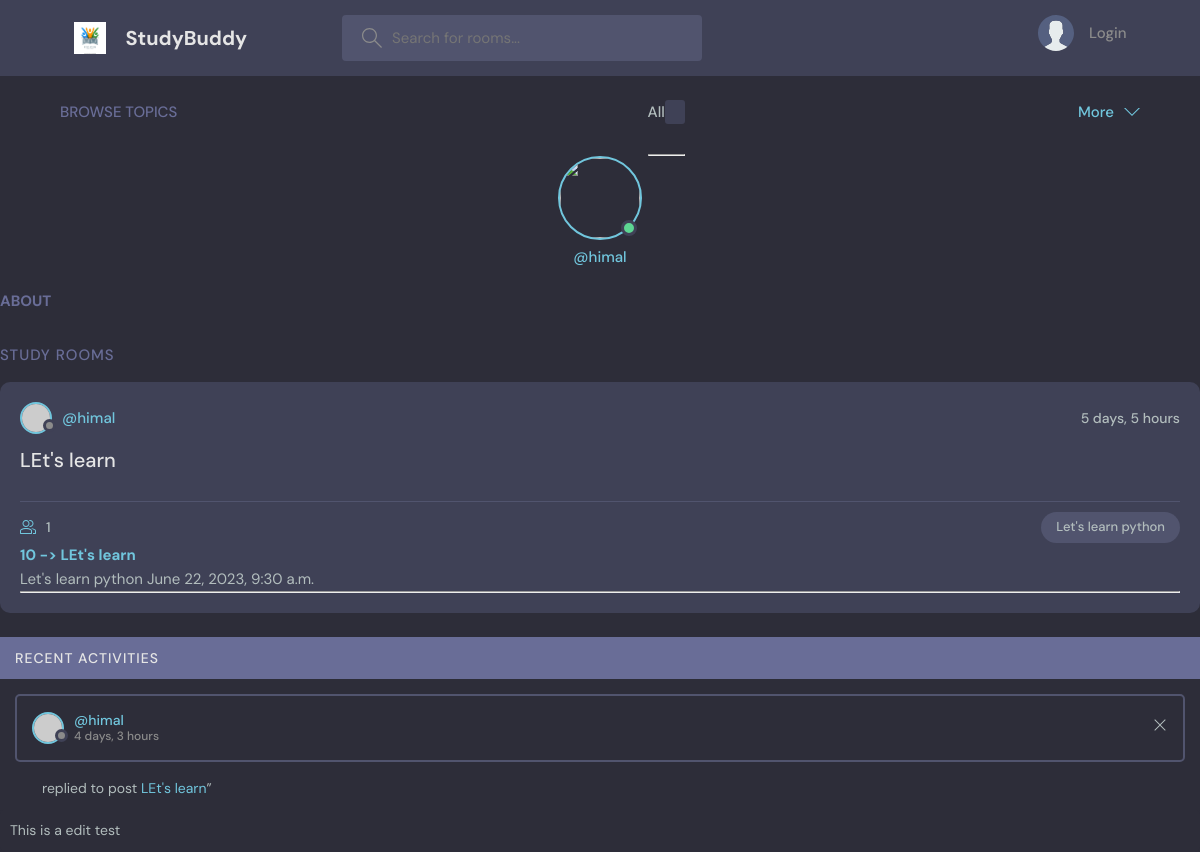
The app's page /userprofile/1, older data.
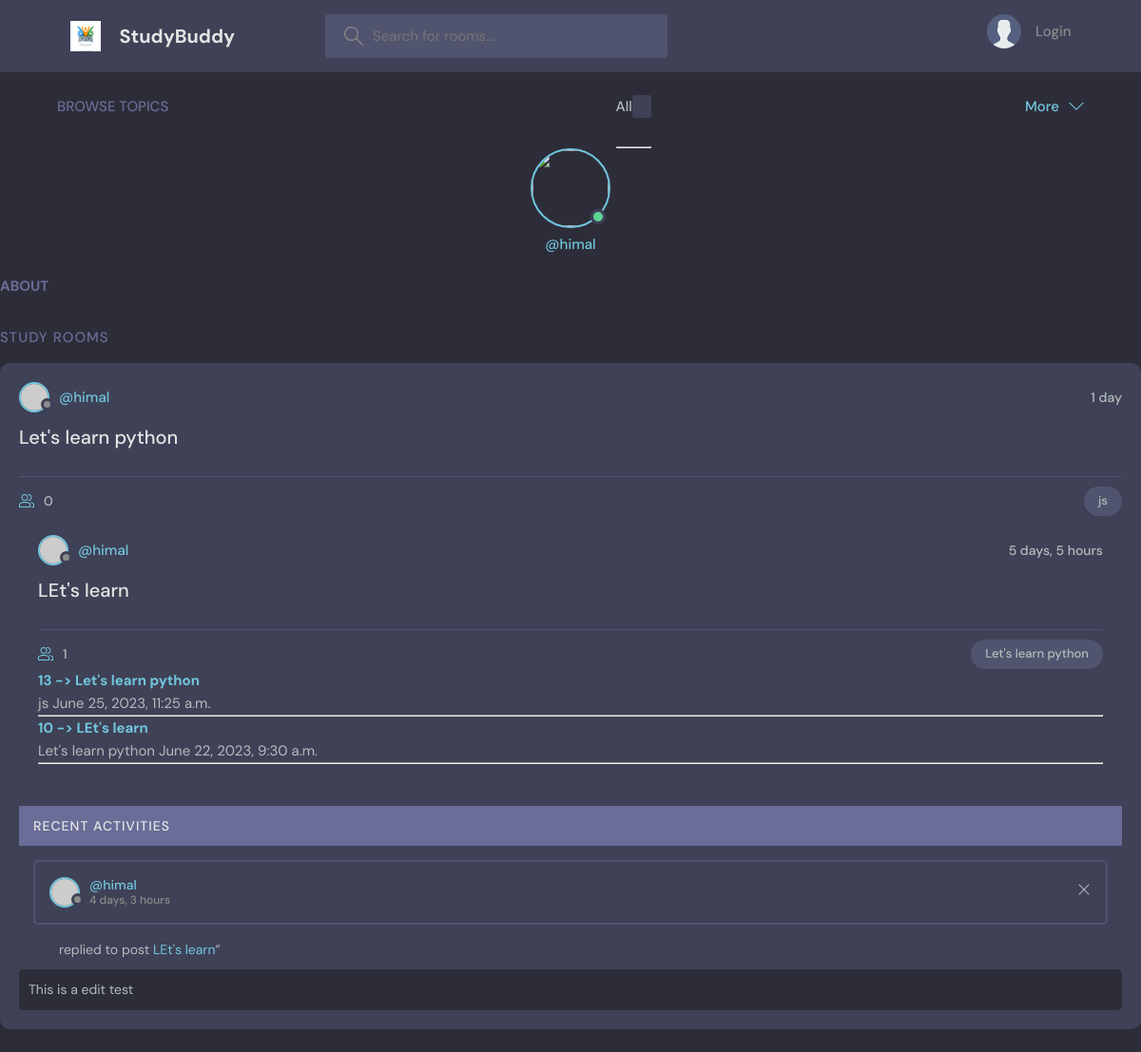
The same page, newer data.
### base/models.py (models this page shows, shortened)
class Room(models.Model):
    host= models.ForeignKey(User, on_delete=models.SET_NULL, null=True)
    topic = models.ForeignKey(Topic, on_delete=models.SET_NULL, null =True)
    name = models.CharField(max_length=30)
    description = models.TextField(null= True, blank=True)
    participants = models.ManyToManyField(User , related_name='participants', blank=True)
    created = models.DateTimeField(auto_now_add=True)
    updated = models.DateTimeField(auto_now=True)
    class Meta:
        ordering = ['-updated', '-created']
    def __str__(self) -> str:
        return self.name

class Topic(models.Model):
    name = models.CharField(max_length=200)

class Message(models.Model):
    user= models.ForeignKey(User, on_delete=models.CASCADE)
    room=models.ForeignKey(Room , on_delete=models.CASCADE )
    body = models.TextField(null=False)
    created = models.DateTimeField(auto_now_add=True)
    updated = models.DateTimeField(auto_now=True)

### base/views.py (the view)
# urls.py: path('userprofile/<int:pk>', views.userprofile, name ='userprofile'),
def userprofile(request, pk):
    user = User.objects.get(id=pk)
    room = user.room_set.all()
    room_messages = user.message_set.all()
    context ={'user' : user,'room_messages':room_messages,
              'rooms':room}
    return render(request, 'base/userprofile.html',context)

### base/templates/base/userprofile.html (shortened to what this page needs)
{% extends 'main.html' %}
{% block content %}
<main class="profile-page layout layout--3">
  <div class="container">
    {% include 'base/topic_template.html' %}
    <div class="roomList">
      <div class="profile">
        <div class="profile__avatar">
          <div class="avatar avatar--large active">
            <img src="{{user.avatar.url}}" />
          </div>
        </div>
        <div class="profile__info">
          <p>@{{user.username}}</p>
        </div>
        <div class="profile__about">
          <h3>About</h3>
        </div>
      </div>
      <div class="roomList__header">
        <div>
          <h2>Study Rooms </a>
          </h2>
        </div>
      </div>
      {% include 'base/feed.html' %}
    </div>
    {% include 'base/recent_activity.html' %}
  </div>
</main>
{% endblock content %}

### base/templates/base/feed.html (shortened to what this page needs)
{% for room in rooms %}
<div class="roomListRoom">
    <div class="roomListRoom__header">
      <a href="{% url 'userprofile' room.host.id %}" class="roomListRoom__author">
        <div class="avatar avatar--small">
          <img src="https://randomuser.me/api/portraits/women/11.jpg" />
        </div>
        <span>@{{room.host}}</span>
      </a>
      <div class="roomListRoom__actions">
        <span>{{room.created|timesince}}</span>
      </div>
    </div>
    <div class="roomListRoom__content">
      <a href="{% url 'room' room.id %}">{{room}}</a>
    </div>
    <div class="roomListRoom__meta">
      <a href="{% url 'room' room.id %}" class="roomListRoom__joined">
        {{room.participants.all.count}}
      </a>
      <p class="roomListRoom__topic">{{room.topic.name}}</p>
    </div>
{% endfor %}
{% for room in rooms %}
        <div>
            {% if request.user.is_authenticated %}
            {% if request.user == room.host %}
            <a href="{% url 'updateroom' room.id %}">Edit</a>
            <a href="{% url 'delete' room.id %}">Delete</a>
                {% endif %}
                <span><a href ="{% url 'userprofile' room.host.id %}">@{{room.host.username}}</a></span>
                <h5><a href="{% url 'room' room.id %}">{{room.id}} -> {{room.name}}</a></h5>
                <small>{{room.topic.name}}</small>
                <small>{{room.updated}}</small>
                {% else %}
                <h5><a href="{% url 'room' room.id %}">{{room.id}} -> {{room.name}}</a></h5>
                    <small>{{room.topic.name}}</small>
                    <small>{{room.updated}}</small>
                    {% endif %}
                <hr>
                </div>
        {% endfor %}

### base/templates/base/recent_activity.html (shortened to what this page needs)
{% for message in room_messages %}
    <div class="activities__header">
      <h2>Recent Activities</h2>
    </div>
    <div class="activities__box">
      <div class="activities__boxHeader roomListRoom__header">
        <a href="{% url 'userprofile' message.user.id %}"profile.html" class="roomListRoom__author">
          <div class="avatar avatar--small">
            <img src="https://randomuser.me/api/portraits/women/11.jpg" />
          </div>
          <p>
            @{{message.user}}
            <span>{{message.created|timesince}}</span>
          </p>
        </a>
        <div class="roomListRoom__actions">
          <a href="#">
            <svg version="1.1" xmlns="http://www.w3.org/2000/svg" width="32" height="32" viewBox="0 0 32 32">
              <title>remove</title>
              <path
                d="M27.314 6.019l-1.333-1.333-9.98 9.981-9.981-9.981-1.333 1.333 9.981 9.981-9.981 9.98 1.333 1.333 9.981-9.98 9.98 9.98 1.333-1.333-9.98-9.98 9.98-9.981z"
              ></path>
            </svg>
          </a>
        </div>
      </div>
      </div>
      <div class="activities__boxContent">
        <p>replied to post <a href="{% url 'room' message.room.id %}">{{message.room.name}}</a>”</p>
        <div class="activities__boxRoomContent">
         {{message.body}}
        </div>
    {% endfor %}
  </div>

Row changes from the older to the newer data that the page shows:
added Room: host "himal", created "1 day", name "Let's learn python", participants.all.count "0", topic.name "js", id "13", updated "June 25, 2023, 11:25 a.m."
